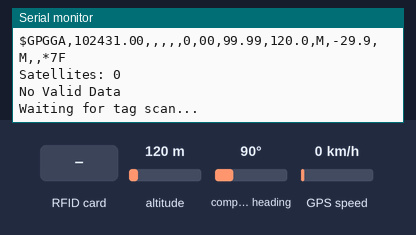
This sketch was run on a simulated ESP32. Parts: the last lines printed to the serial monitor. The test bench sets the inputs (shaded band); at power-on: altitude 120 m, compass heading 90°, GPS speed 0 km/h. WiFi joins after 1.5 s; servers stay silent unless stated; uploads are accepted with an empty reply; the GPS gets a fix after 3 s at 37.7749, -122.4194 with 8 satellites.

Above: at 2.7 s.
2.8 s: altitude set to 20 m
At 4.5 s:
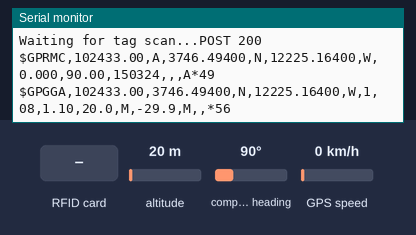
5.2 s: RFID card 5E 7A 19 C4 held to the reader
At 7.16 s:
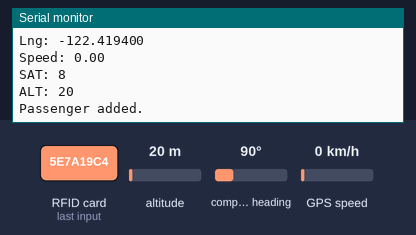
8.5 s: compass heading set to 269°
At 10.2 s:
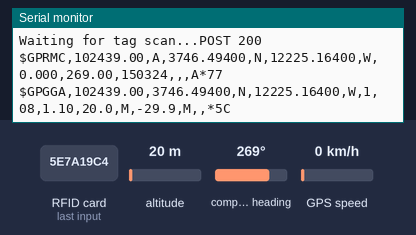
14.9 s: GPS speed set to 30 km/h
At 18.9 s:
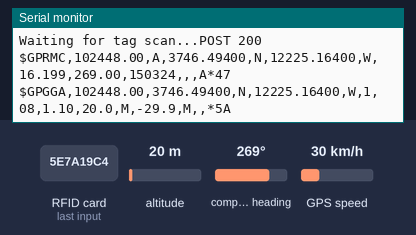
21.3 s: compass heading set to 90°
At 22.6 s:
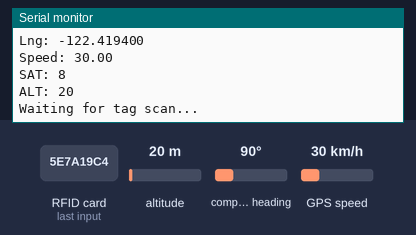
26.5 s: altitude set to 250 m
At 30.3 s:
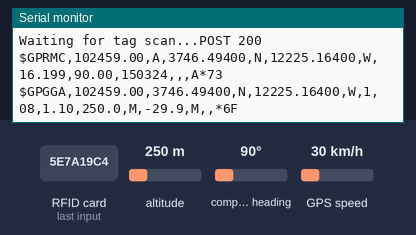

Measured:
- after the input at 2.8 s, the serial monitor: prints a new line after 0.99 s (image 1)
- after the input at 5.2 s, the serial monitor: prints a new line after 1.8 s (image 2)
- after the input at 8.5 s, the serial monitor: prints a new line after 0.94 s (image 3)
- after the input at 14.9 s, the serial monitor: prints a new line after 1.2 s (image 4)
- after the input at 26.5 s, the serial monitor: prints a new line after 0.75 s (image 6)

The sketch:

wifimode.ino
```cpp
#include <WiFi.h>
#include <HTTPClient.h>
#include <SPI.h>
#include <MFRC522.h>
#include <Wire.h>
#include <TinyGPS++.h>

#define RXD2 16
#define TXD2 17
#define RST_PIN 2
#define SS_PIN 5
#define MISO_PIN 19
#define MOSI_PIN 23
#define SCK_PIN 18

const char* serverName = "https://lgbtwzarrwsqyizzkbro.supabase.co/rest/v1/details";
const char* API_KEY = "eyJhbGciOiJIUzI1NiIsInR5cCI6IkpXVCJ9.eyJpc3MiOiJzdXBhYmFzZSIsInJlZiI6ImxnYnR3emFycndzcXlpenprYnJvIiwicm9sZSI6ImFub24iLCJpYXQiOjE3MTc4NjI1NzMsImV4cCI6MjAzMzQzODU3M30.r62tgxjLCcib70nedDeLF4-k5EDjoVKEGipnjnLZv98";

const char* ssid = "";
const char* password = "";

HardwareSerial neogps(1);

TinyGPSPlus gps;
MFRC522 mfrc522(SS_PIN, RST_PIN);

struct Passenger {
  byte uid[4];
};

#define MAX_PASSENGERS 32
Passenger passengers[MAX_PASSENGERS];
int passengerCount = 0;

void setup() {
  Serial.begin(115200);
  WiFi.begin(ssid, password);
  SPI.begin(SCK_PIN, MISO_PIN, MOSI_PIN);
  mfrc522.PCD_Init();
  neogps.begin(9600, SERIAL_8N1, RXD2, TXD2);

  while (WiFi.status() != WL_CONNECTED) {
    delay(500);
    Serial.print(".");
  }

  Serial.println("");
  Serial.println("GPS Serial Monitor Initialized");
  Serial.println("WiFi connected");
  Serial.println("IP address: ");
  Serial.println(WiFi.localIP());
}

void loop() {
  if (WiFi.status() == WL_CONNECTED) {
    HTTPClient http;

    boolean newData = false;
    unsigned long start = millis();

    while (millis() - start < 1000) {
      while (neogps.available()) {
        char c = neogps.read();
        if (gps.encode(c)) {
          newData = true;
        }
        // Debugging: print raw GPS data
        Serial.write(c);
      }
    }

    // If newData is true
    if (newData == true) {
      newData = false;
      Serial.println("Satellites: " + String(gps.satellites.value()));
      print_speed();
    } else {
      Serial.println("No Data");
    }

    MFRC522::MIFARE_Key key;
    byte block;
    byte len;
    MFRC522::StatusCode status;

    if (!mfrc522.PICC_IsNewCardPresent()) {
      Serial.print("Waiting for tag scan...");
      delay(1000);
    } else {
      // select one of the cards
      if (!mfrc522.PICC_ReadCardSerial()) return;

      // dump some details about the card
      mfrc522.PICC_DumpDetailsToSerial(&(mfrc522.uid));

      // Manage the passengers list
      updatePassengers(mfrc522.uid.uidByte);

      // stop communication with current RFID tag
      mfrc522.PICC_HaltA();
      // stop encryption/decryption process
      mfrc522.PCD_StopCrypto1();
    }

    std::string jsonString = "{\"bus_id\":1,\"lat\":" + std::to_string(gps.location.lat()) + ",\"long\":" + std::to_string(gps.location.lng()) + ",\"capacity\":" + std::to_string(passengerCount) + "}";

    http.begin(serverName);
    http.addHeader("Content-Type", "application/json");
    http.addHeader("apikey", API_KEY);
    int httpResponseCode = http.POST(jsonString.c_str());

    Serial.print("POST ");
    Serial.println(httpResponseCode);
    http.end();
  } else {
    Serial.println("WiFi disconnected");
  }
}

void updatePassengers(byte* uid) {
  for (int i = 0; i < passengerCount; i++) {
    if (memcmp(passengers[i].uid, uid, 4) == 0) {
      // Remove passenger
      for (int j = i; j < passengerCount - 1; j++) {
        memcpy(passengers[j].uid, passengers[j + 1].uid, 4);
      }
      passengerCount--;
      Serial.println("Passenger removed.");
      return;
    }
  }

  if (passengerCount < MAX_PASSENGERS) {
    memcpy(passengers[passengerCount].uid, uid, 4);
    passengerCount++;
    Serial.println("Passenger added.");
  } else {
    Serial.println("Passenger list is full.");
  }
}

void print_speed() {
  if (gps.location.isValid()) {
    Serial.print("Lat: ");
    Serial.println(gps.location.lat(), 6);

    Serial.print("Lng: ");
    Serial.println(gps.location.lng(), 6);

    Serial.print("Speed: ");
    Serial.println(gps.speed.kmph());

    Serial.print("SAT: ");
    Serial.println(gps.satellites.value());

    Serial.print("ALT: ");
    Serial.println(gps.altitude.meters(), 0);
  } else {
    Serial.println("No Valid Data");
  }
}
```
